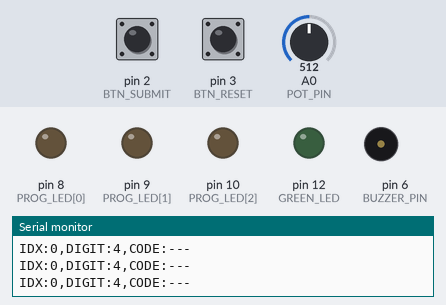
This sketch was run on a simulated Arduino Uno, built with avr-gcc and run on an emulated ATmega328P. On the bench: output pins drawn as LEDs (lit = HIGH), buzzer (waves = sounding), the last lines printed to the serial monitor. The inputs (shaded band) are chosen by the test bench; at power-on: pin 2 (BTN_SUBMIT) HIGH, pin 3 (BTN_RESET) HIGH, A0 (POT_PIN) = 512.

Above: at 1.2 s.
1.3 s: pin 2 (BTN_SUBMIT) pulled LOW for 0.15 s
At 2.5 s:
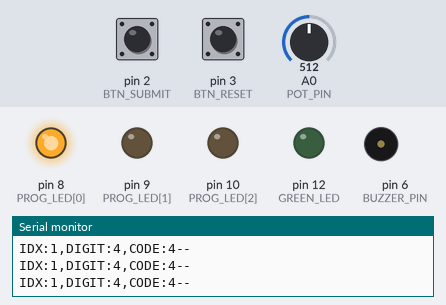
2.9 s: pin 2 (BTN_SUBMIT) pulled LOW for 1 s
At 3.4 s:
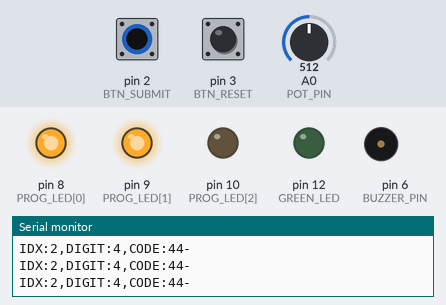
5.4 s: pin 2 (BTN_SUBMIT) pulled LOW for 0.15 s
At 5.52 s:
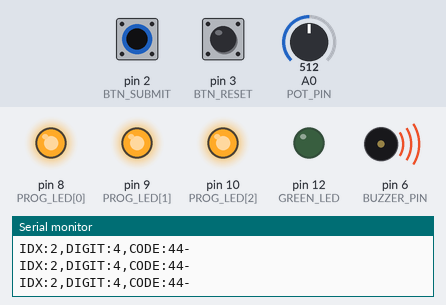
8.4 s: pin 3 (BTN_RESET) pulled LOW for 0.15 s
11.5 s: pin 3 (BTN_RESET) pulled LOW for 1 s
15.5 s: pin 2 (BTN_SUBMIT) pulled LOW for 3.2 s
At 15.51 s:
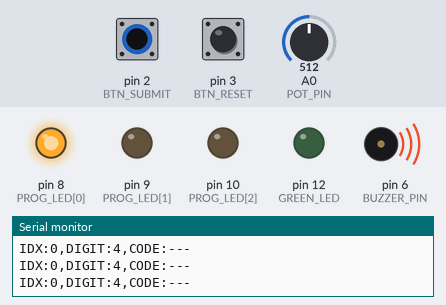
Timing chart, 0 to 18.5 s (numbered marks = the images above; inputs shaded):
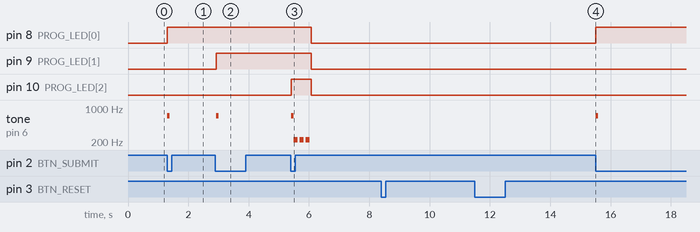

The sketch:

Dial_Cipher.ino
```cpp
// dial cipher

// pins
// potentiometer - dial digits 0-9
const int POT_PIN = A0;
// submit button
const int BTN_SUBMIT = 2;
// reset button
const int BTN_RESET = 3;
// buzzer (success and failure)
const int BUZZER_PIN = 6;
// pins for each digits
const int PROG_LED[3] = {8, 9, 10};
// success light
const int GREEN_LED = 12;

// secret code
int SECRET[3] = {4, 1, 7};

// debounce
const unsigned long DEBOUNCE_MS = 40;

// how many digits entered (0-2)
int currentDigitIndex = 0;

// digits entered so far
int entered[3] = {0,0,0};

// flag for success
bool unlocked = false;

// debounce - treat a button press as real if the signal is stable for ~40ms
bool lastBtn = HIGH;
unsigned long lastBtnChange = 0;

// helpers
// convert analog reading from the potentiometer (0-1023) into a digit (0-9)
int potToDigit() {
  int v = analogRead(POT_PIN);
  int d = map(v, 0, 1023, 0, 9);
  if (d < 0) {
    d = 0;
  }
  if (d > 9) {
    d = 9;
  }
  return d;
}

// update the three progress LEDs to reflect how many digits are locked-in
void setProgressLeds(int lockedCount) {
  for (int i = 0; i < 3; i++) {
    if (i < lockedCount) {
      // turn this LED on
      digitalWrite(PROG_LED[i], HIGH);
    }
    else {
       // turn this LED off
      digitalWrite(PROG_LED[i], LOW);
    }
  }
}

void buzz(int freq, int ms) {
  tone(BUZZER_PIN, freq, ms);
  delay(ms + 5);
}

// success melody when code is correct
void successMelody() {
  buzz(880,120);
  buzz(988,120);
  buzz(1175,200);
  delay(40);
}

// error beeps when code is wrong
void errorTriplet() {
  for (int i = 0; i < 3; i++) {
    buzz(220,140);
    delay(50);
    }
}

// for processing UI -> ex. IDX:2,DIGIT:4,CODE:41-
void sendStatus() {
  int d = potToDigit();

  // build code string
  char code[4];
  for (int i = 0; i < 3; i++) {
    if (i < currentDigitIndex) {
      // convert digit to character
      code[i] = char('0' + entered[i]);
    }
    else {
      // placeholder for not-yet-entered digit
      code[i] = '-';
    }
  }
  // end-of-string marker for printing
  code[3] = '\0';

  Serial.print("IDX:");
  Serial.print(currentDigitIndex);
  Serial.print(",DIGIT:");
  Serial.print(d);
  Serial.print(",CODE:");
  Serial.println(code);
}

// reset everything to the start state
void resetRound() {
  currentDigitIndex = 0;
  // clear entered digits
  for (int i=0;i<3;i++) {
    entered[i] = 0;
  }
  // turn off progress LEDs and success LED
  setProgressLeds(0);
  digitalWrite(GREEN_LED, LOW);
  // mark as locked
  unlocked = false;
  sendStatus();
}

// setup
void setup() {
  Serial.begin(9600);
  pinMode(BTN_SUBMIT, INPUT_PULLUP);
  pinMode(BTN_RESET,  INPUT_PULLUP);

  for (int i = 0; i < 3; i++) {
    pinMode(PROG_LED[i], OUTPUT);
  }
  pinMode(GREEN_LED, OUTPUT);
  pinMode(BUZZER_PIN, OUTPUT);

  // start new round
  resetRound();
}

// loop
void loop() {
  unsigned long now = millis();

  // reset button
  if (digitalRead(BTN_RESET) == LOW) {
    delay(10);
    resetRound();
    // wait release so holding the button doesn't trigger multiple resets
    while (digitalRead(BTN_RESET) == LOW) {}
  }

  // submit button
  bool btn = digitalRead(BTN_SUBMIT);
  if (btn != lastBtn && (now - lastBtnChange) > DEBOUNCE_MS) {
    lastBtnChange = now;
    lastBtn = btn;

    // on press
    if (btn == LOW && !unlocked && currentDigitIndex < 3) {
      // lock in this digit taken from the current dial position
      int chosen = potToDigit();
      entered[currentDigitIndex] = chosen;

      // visual + audio feedback for digit locked
      setProgressLeds(currentDigitIndex + 1);
      buzz(700, 80);

      // go to the next digit (0->1->2)
      currentDigitIndex++;

      // if all 3 digits are locked, compare with the secret code
      if (currentDigitIndex >= 3) {
        bool ok = true;
        for (int i = 0; i < 3;i++) {
          if (entered[i] != SECRET[i]) {
            ok = false; break;
          }
        }

        // success -> allow manual reset to restart new game
        if (ok) {
          digitalWrite(GREEN_LED, HIGH);
          successMelody();
          unlocked = true;
          sendStatus();
        }
        // wrong code -> reset for a new attempt
        else {
          errorTriplet();
          resetRound();
        }
      }

      // status update
      sendStatus();
    }
  }

  // status update but for the dial digit on-screen in Processing even when it's just rotating
  sendStatus();
}
```

Measured:
- after the input at 1.3 s, pin 8 (PROG_LED[0]): LOW → HIGH at once; tone on pin 6 (BUZZER_PIN): silent → 700 Hz at once, → silent 0.08 s later
- after the input at 2.9 s, pin 9 (PROG_LED[1]): LOW → HIGH at once; tone on pin 6 (BUZZER_PIN): silent → 700 Hz at once, → silent 0.08 s later
- after the input at 5.4 s, pin 8 (PROG_LED[0]), pin 9 (PROG_LED[1]): HIGH → LOW after 0.68 s; pin 10 (PROG_LED[2]): LOW → HIGH at once, → LOW 0.67 s later; tone on pin 6 (BUZZER_PIN): silent → 700 Hz at once, then repeats every 0.20 s: 220 Hz 0.14 s, silent 0.06 s, until it stays silent from 6.0 s
- after the input at 15.5 s, pin 8 (PROG_LED[0]): LOW → HIGH at once; tone on pin 6 (BUZZER_PIN): silent → 700 Hz at once, → silent 0.08 s later
